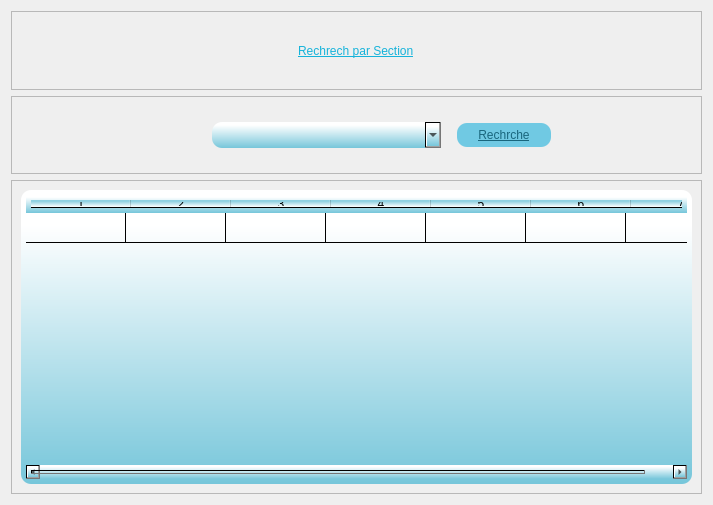
<?xml version="1.0" encoding="UTF-8"?>
<ui version="4.0">
 <class>Dialog</class>
 <widget class="QDialog" name="Dialog">
  <property name="geometry">
   <rect>
    <x>0</x>
    <y>0</y>
    <width>713</width>
    <height>505</height>
   </rect>
  </property>
  <property name="windowTitle">
   <string>Dialog</string>
  </property>
  <property name="styleSheet">
   <string notr="true">background-image: url(b.png);</string>
  </property>
  <layout class="QVBoxLayout" name="verticalLayout" stretch="1,1,4">
   <item>
    <widget class="QFrame" name="frame">
     <property name="frameShape">
      <enum>QFrame::StyledPanel</enum>
     </property>
     <property name="frameShadow">
      <enum>QFrame::Raised</enum>
     </property>
     <layout class="QHBoxLayout" name="horizontalLayout">
      <item alignment="Qt::AlignHCenter">
       <widget class="QLabel" name="label">
        <property name="styleSheet">
         <string notr="true">font: 18pt &quot;Bauhaus 93&quot;;
text-decoration: underline;
color: qlineargradient(spread:pad, x1:1, y1:1, x2:1, y2:0.12, stop:0 rgba(22, 179, 218, 255), stop:1 rgba(255, 255, 255, 255));</string>
        </property>
        <property name="text">
         <string>Rechrech par Section</string>
        </property>
       </widget>
      </item>
     </layout>
    </widget>
   </item>
   <item>
    <widget class="QFrame" name="frame_2">
     <property name="frameShape">
      <enum>QFrame::StyledPanel</enum>
     </property>
     <property name="frameShadow">
      <enum>QFrame::Raised</enum>
     </property>
     <layout class="QHBoxLayout" name="horizontalLayout_2" stretch="2,1">
      <property name="leftMargin">
       <number>200</number>
      </property>
      <property name="rightMargin">
       <number>140</number>
      </property>
      <item>
       <widget class="QComboBox" name="comboBox">
        <property name="styleSheet">
         <string notr="true">font: 11pt &quot;MS Shell Dlg 2&quot;;
font: bold 12px/25px Arial, sans-serif;  
border-radius: 10px;
color: rgb(0, 0, 0);
background-color: qlineargradient(spread:pad, x1:1, y1:1, x2:1, y2:0.12, stop:0 rgba(118, 198, 218, 255), stop:1 rgba(255, 255, 255, 255));
padding:5;
font: 11pt &quot;Malgun Gothic&quot;;
text-decoration: underline;
</string>
        </property>
        <item>
         <property name="text">
          <string/>
         </property>
        </item>
        <item>
         <property name="text">
          <string>CPI-</string>
         </property>
        </item>
        <item>
         <property name="text">
          <string>ING--EL</string>
         </property>
        </item>
        <item>
         <property name="text">
          <string>ING--INFO</string>
         </property>
        </item>
        <item>
         <property name="text">
          <string>L-EEA</string>
         </property>
        </item>
        <item>
         <property name="text">
          <string>L-INFO</string>
         </property>
        </item>
        <item>
         <property name="text">
          <string>L-MATH</string>
         </property>
        </item>
        <item>
         <property name="text">
          <string>L-TIC</string>
         </property>
        </item>
        <item>
         <property name="text">
          <string>MP--GL</string>
         </property>
        </item>
        <item>
         <property name="text">
          <string>MP--III</string>
         </property>
        </item>
        <item>
         <property name="text">
          <string>MP--SD</string>
         </property>
        </item>
        <item>
         <property name="text">
          <string>MR--EL</string>
         </property>
        </item>
        <item>
         <property name="text">
          <string>MR--GL</string>
         </property>
        </item>
       </widget>
      </item>
      <item>
       <widget class="QPushButton" name="pushButton">
        <property name="cursor">
         <cursorShape>PointingHandCursor</cursorShape>
        </property>
        <property name="styleSheet">
         <string notr="true">  margin: 10px;
font: bold 12px/25px Arial, sans-serif;  
border-radius: 10px;
color: #19667d;
background: #70c9e3;
padding:5;
font: 14pt &quot;Impact&quot;;
text-decoration: underline;</string>
        </property>
        <property name="text">
         <string>Rechrche</string>
        </property>
       </widget>
      </item>
     </layout>
    </widget>
   </item>
   <item>
    <widget class="QFrame" name="frame_3">
     <property name="frameShape">
      <enum>QFrame::StyledPanel</enum>
     </property>
     <property name="frameShadow">
      <enum>QFrame::Raised</enum>
     </property>
     <layout class="QHBoxLayout" name="horizontalLayout_3">
      <item>
       <widget class="QTableWidget" name="tableWidget">
        <property name="styleSheet">
         <string notr="true">font: bold 12px/25px Arial, sans-serif;  
border-radius: 10px;
color: rgb(0, 0, 0);

background-color: qlineargradient(spread:pad, x1:1, y1:1, x2:1, y2:0.12, stop:0 rgba(118, 198, 218, 255), stop:1 rgba(255, 255, 255, 255));

padding:5;
font: 11pt &quot;Malgun Gothic&quot;;
text-decoration: underline;</string>
        </property>
        <property name="verticalScrollMode">
         <enum>QAbstractItemView::ScrollPerPixel</enum>
        </property>
        <property name="horizontalScrollMode">
         <enum>QAbstractItemView::ScrollPerPixel</enum>
        </property>
        <property name="rowCount">
         <number>1</number>
        </property>
        <property name="columnCount">
         <number>7</number>
        </property>
        <attribute name="verticalHeaderVisible">
         <bool>false</bool>
        </attribute>
        <row/>
        <column/>
        <column/>
        <column/>
        <column/>
        <column/>
        <column/>
        <column/>
        <item row="0" column="0">
         <property name="text">
          <string/>
         </property>
        </item>
       </widget>
      </item>
     </layout>
    </widget>
   </item>
  </layout>
 </widget>
 <resources>
  <include location="../../../images/test.qrc"/>
 </resources>
 <connections/>
</ui>
